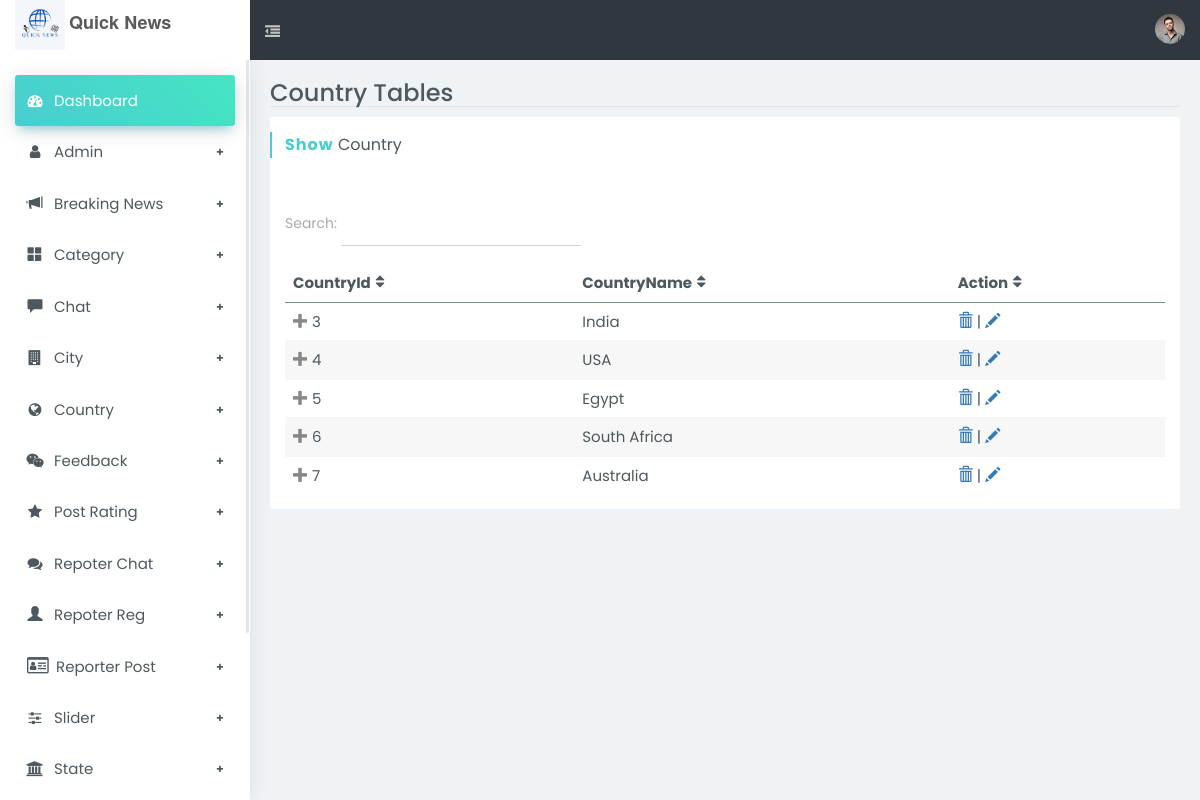
The app's page /newsadmin/index.php/countrycontroller with its own data.
### tables this page shows
CREATE TABLE IF NOT EXISTS `country` (
  `countryid` int NOT NULL AUTO_INCREMENT,
  `countryname` varchar(20) NOT NULL,
  `datereg` timestamp NOT NULL DEFAULT CURRENT_TIMESTAMP ON UPDATE CURRENT_TIMESTAMP,
  `countrystatus` enum('Active','Deactive') NOT NULL DEFAULT 'Active',
  PRIMARY KEY (`countryid`)
);

### newsadmin/application/controllers/countrycontroller.php (called while the page is built, shortened)
<?php
class countrycontroller extends CI_Controller{
    public function index() {
        $file['country']=$this->db->get('country')->result();
        $this->load->view('template/header');
        $this->load->view('template/sidebar');
        $this->load->view('country/showcountry',$file);
    }
 }
?>

### newsadmin/index.php (called while the page is built, shortened)
<?php
require_once BASEPATH.'core/CodeIgniter.php';

### newsadmin/application/views/country/showcountry.php (the view, shortened to what this page needs)
		<section id="content">
			<div class="page page-tables-footable">
				<div class="b-b mb-10">
					<div class="row">
						<div class="col-sm-6 col-xs-12">
							<h1 class="h3 m-0">Country Tables</h1>
						</div>
					</div>
				</div>
				<div class="row">
					<div class="col-md-12">
						<section class="boxs ">
							<div class="boxs-header">
								<h3 class="custom-font hb-cyan">
									<strong>Show</strong> Country</h3>
							</div>
							<div class="boxs-body">
								<div class="form-group">
									<label for="filter" style="padding-top: 5px">Search:</label>
									<input id="filter" type="text" class="form-control rounded w-md mb-10 inline-block" />
								</div>
								<table id="searchTextResults" data-filter="#filter" data-page-size="5" class="footable table table-custom">
									<thead>
										<tr>
											<th>CountryId</th>
											<th>CountryName</th>
											<th>Action</th>
										</tr>
									</thead>
									<tbody>
										<?php
										foreach($country as $row)
											{
											?>
										<tr>
											<td><?php echo $row->countryid ?></td>
											<td><?php echo $row->countryname ?></td>
											<td>
												<a href="<?php echo site_url() ?>/countrycontroller/del/<?php echo $row->countryid ?>"><i class="glyphicon glyphicon-trash"></i></a> |
												<a href="<?php echo site_url() ?>/countrycontroller/edit/<?php echo $row->countryid ?>"><i class="glyphicon glyphicon-pencil"></i></a>
											</td>
										</tr>
										<?php
											}
										?>
									</tbody>
								</table>
							</div>
						</section>
					</div>
				</div>
			</div>
		</section>
	</div>
</body>
</html>

### records on screen
country: countryid "3", countryname "India"
country: countryid "4", countryname "USA"
country: countryid "5", countryname "Egypt"
country: countryid "6", countryname "South Africa"
country: countryid "7", countryname "Australia"
